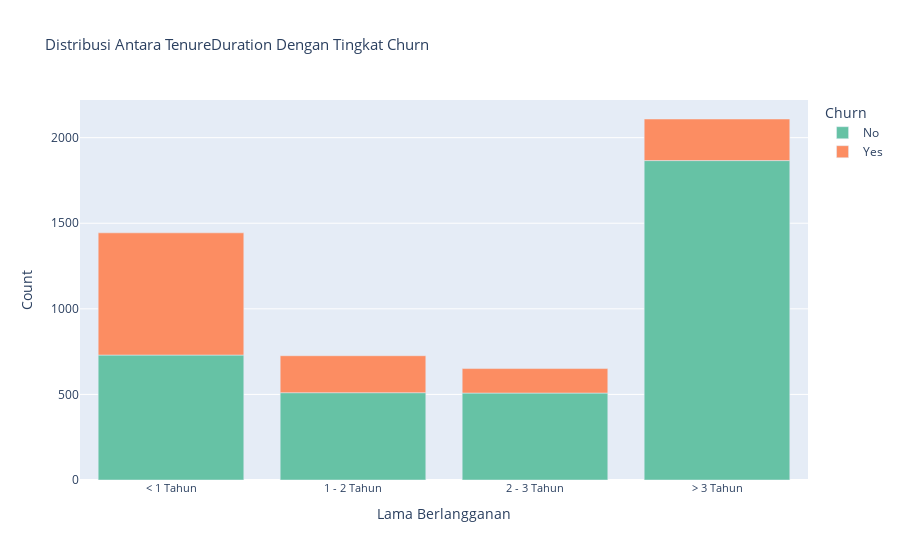

The notebook cell this image was saved under:
### Code cell
contract_churn_count = df.groupby(['TenureDuration', 'Churn']).size().reset_index(name='Count')

# Membuat plot menggunakan Plotly
fig = px.bar(contract_churn_count, x='TenureDuration', y='Count', color='Churn', 
             color_discrete_sequence=pc.qualitative.Set2, 
             title="Distribusi Antara TenureDuration Dengan Tingkat Churn",
             category_orders={'TenureDuration': ['< 1 Tahun', '1 - 2 Tahun', '2 - 3 Tahun', '> 3 Tahun']})

fig.update_layout(
    xaxis_title="Lama Berlangganan",
    yaxis_title="Count",
    title_font_size=15,
    xaxis_tickfont_size=11
)

fig.show()

### Figure 1 — Plotly figure (JSON) as saved in the notebook; plotly's stock layout.template omitted (floating-point values rounded to 4 significant figures)
{"data": [{"alignmentgroup": "True", "hovertemplate": "Churn=No<br>TenureDuration=%{x}<br>Count=%{y}<extra></extra>", "legendgroup": "No", "marker": {"color": "rgb(102,194,165)", "pattern": {"shape": ""}}, "name": "No", "offsetgroup": "No", "orientation": "v", "showlegend": true, "textposition": "auto", "type": "bar", "x": ["1 - 2 Tahun", "2 - 3 Tahun", "< 1 Tahun", "> 3 Tahun"], "xaxis": "x", "y": [510, 508, 730, 1866], "yaxis": "y"}, {"alignmentgroup": "True", "hovertemplate": "Churn=Yes<br>TenureDuration=%{x}<br>Count=%{y}<extra></extra>", "legendgroup": "Yes", "marker": {"color": "rgb(252,141,98)", "pattern": {"shape": ""}}, "name": "Yes", "offsetgroup": "Yes", "orientation": "v", "showlegend": true, "textposition": "auto", "type": "bar", "x": ["1 - 2 Tahun", "2 - 3 Tahun", "< 1 Tahun", "> 3 Tahun"], "xaxis": "x", "y": [216, 143, 714, 243], "yaxis": "y"}], "layout": {"barmode": "relative", "legend": {"title": {"text": "Churn"}, "tracegroupgap": 0}, "title": {"font": {"size": 15}, "text": "Distribusi Antara TenureDuration Dengan Tingkat Churn"}, "xaxis": {"anchor": "y", "categoryarray": ["< 1 Tahun", "1 - 2 Tahun", "2 - 3 Tahun", "> 3 Tahun"], "categoryorder": "array", "domain": [0, 1], "tickfont": {"size": 11}, "title": {"text": "Lama Berlangganan"}}, "yaxis": {"anchor": "x", "domain": [0, 1], "title": {"text": "Count"}}}}
